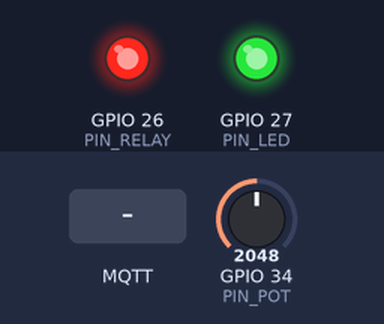
The sketch below on a simulated ESP32. Parts: output pins drawn as LEDs (lit = HIGH). Inputs (shaded band) come from the test bench; at power-on: GPIO 34 (PIN_POT) = 2048. WiFi joins after 1.5 s; servers stay silent unless stated; random numbers use the default seed unless the sketch sets one; no MQTT or app messages arrive unless stated; what the sketch prints to the serial monitor is not drawn.

Above: at 2.7 s.
2.8 s: GPIO 34 (PIN_POT) set to 1113
6.5 s: GPIO 34 (PIN_POT) set to 1015
9.5 s: MQTT message "1" arrives on the first subscribed topic
At 10.8 s:
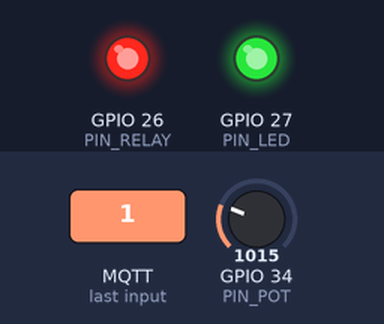
11.5 s: GPIO 34 (PIN_POT) set to 1228
At 16.4 s:
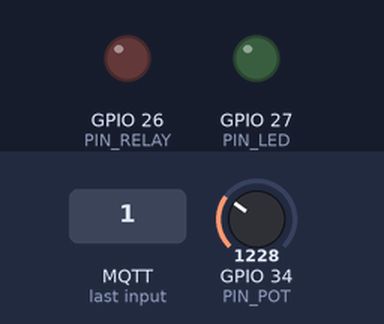
Timing chart, 0 to 17.9 s (numbered marks = the images above; inputs shaded):
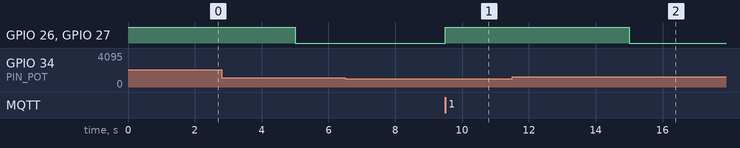

Measured:
- after the input at 6.5 s, every drawn part: stays the same
- after the input at 9.5 s, GPIO 26 (PIN_RELAY), GPIO 27 (PIN_LED): LOW → HIGH at once
- after the input at 11.5 s, GPIO 26 (PIN_RELAY), GPIO 27 (PIN_LED): HIGH → LOW after 3.5 s

The sketch:

smart_energy_esp32.ino
```cpp
/*
 * Smart Energy Monitoring — ESP32 (WokWi Node 2)
 * Branchement : Pot (Sim ACS712) sur Pin 34, LEDs sur 26 et 27.
 */

#include <WiFi.h>
#include <PubSubClient.h>
#include <ArduinoJson.h>

// --- CONFIGURATION ---
const char* ssid = "Wokwi-GUEST";
const char* password = "";
const char* mqtt_server = "broker.emqx.io";

// TOPICS DIFFÉRENTS POUR ÉVITER LES CONFLITS (NODE 2)
#define T_SENSOR  "sem/bat1/node2/sensors/power"
#define T_CMD     "sem/bat1/node2/cmd/relay"

// PINS
#define PIN_POT    34
#define PIN_RELAY  26  // LED ROUGE
#define PIN_LED    27  // LED VERTE

// CONSTANTES
#define SEUIL_W   300.0
#define VOLTAGE   230.0

WiFiClient espClient;
PubSubClient client(espClient);

bool relayON = true;
unsigned long lastMsg = 0;

void setup_wifi() {
  delay(10);
  Serial.print("Connexion au WiFi...");
  WiFi.begin(ssid, password);
  while (WiFi.status() != WL_CONNECTED) {
    delay(500);
    Serial.print(".");
  }
  Serial.println(" OK");
}

void callback(char* topic, byte* payload, unsigned int length) {
  char cmd = (char)payload[0];
  Serial.print("[CMD] Reçu : ");
  Serial.println(cmd);

  if (cmd == '0') {
    relayON = false;
    digitalWrite(PIN_RELAY, LOW);
    digitalWrite(PIN_LED, LOW);
    Serial.println("Relais OUVERT");
  } else if (cmd == '1') {
    relayON = true;
    digitalWrite(PIN_RELAY, HIGH);
    digitalWrite(PIN_LED, HIGH);
    Serial.println("Relais FERMÉ");
  }
}

void reconnect() {
  while (!client.connected()) {
    Serial.print("Connexion MQTT...");
    String clientId = "ESP32Client-Wokwi-";
    clientId += String(random(0xffff), HEX);

    if (client.connect(clientId.c_str())) {
      Serial.println(" OK");
      client.subscribe(T_CMD);
    } else {
      Serial.print(" Échec, rc=");
      Serial.print(client.state());
      delay(5000);
    }
  }
}

void setup() {
  Serial.begin(115200);
  pinMode(PIN_RELAY, OUTPUT);
  pinMode(PIN_LED, OUTPUT);

  // État initial
  digitalWrite(PIN_RELAY, HIGH);
  digitalWrite(PIN_LED, HIGH);

  setup_wifi();
  client.setServer(mqtt_server, 1883);
  client.setCallback(callback);
}

void loop() {
  if (!client.connected()) reconnect();
  client.loop();

  unsigned long now = millis();
  if (now - lastMsg > 5000) {
    lastMsg = now;

    // Lecture puissance simulée via Potentiomètre
    int raw = analogRead(PIN_POT);
    float current = (raw / 4095.0) * 5.0; // 0-5A
    float power = current * VOLTAGE;

    // Protection locale
    if (power > SEUIL_W && relayON) {
      relayON = false;
      digitalWrite(PIN_RELAY, LOW);
      digitalWrite(PIN_LED, LOW);
      Serial.println("[ALERTE] Seuil dépassé - Coupure locale");
    }

    // Publication JSON
    StaticJsonDocument<200> doc;
    doc["node_id"]   = "esp32-wokwi-node2";
    doc["power_W"]   = round(power * 10) / 10.0;
    doc["current_A"] = round(current * 100) / 100.0;
    doc["voltage_V"] = VOLTAGE;
    doc["relay"]     = relayON ? 1 : 0;
    doc["seuil_ok"]  = (power <= SEUIL_W) ? 1 : 0;

    char buffer[256];
    serializeJson(doc, buffer);
    client.publish(T_SENSOR, buffer);

    Serial.print("[PUB] P=");
    Serial.print(power);
    Serial.print("W | Relay=");
    Serial.println(relayON ? "ON" : "OFF");
  }
}
```
